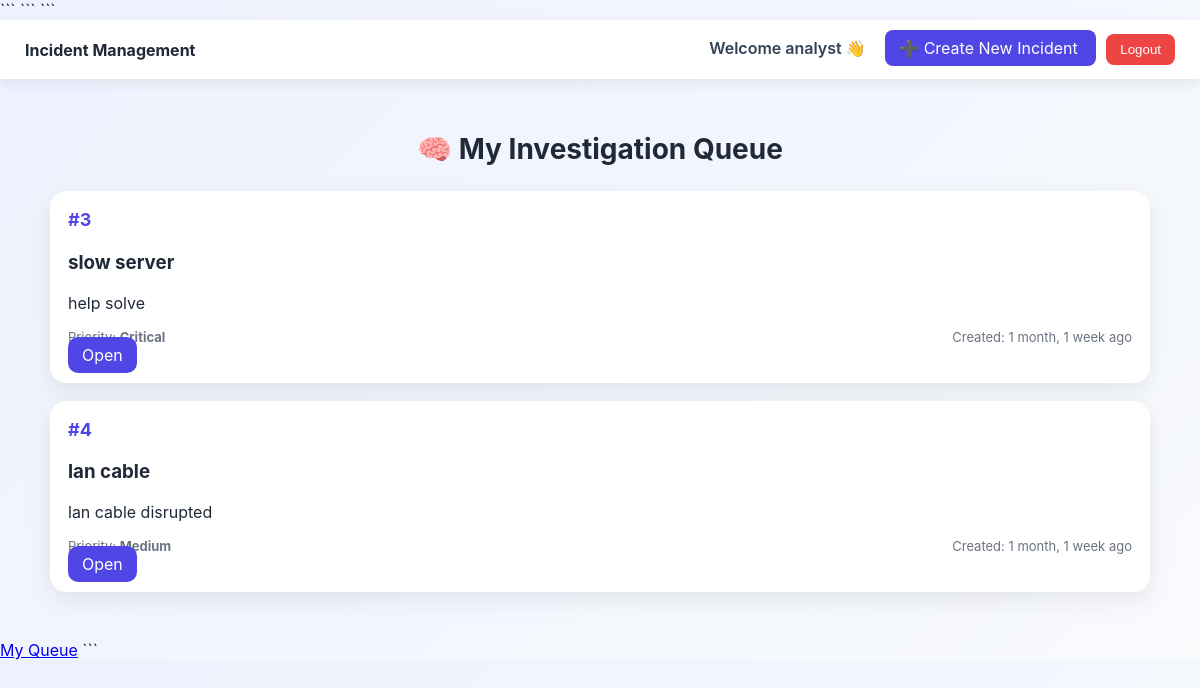
The app's page /incidents/my-queue/ (signed in) with its own data.
### accounts/models.py (models this page shows, shortened)
class CustomUser(AbstractUser):
    ROLE_CHOICES = (
        ('user', 'User'),
        ('analyst', 'Analyst'),
        ('admin', 'Admin'),
    )
    role = models.CharField(max_length=20, choices=ROLE_CHOICES, default='user')

### incidents/models.py (models this page shows, shortened)
class Incident(models.Model):
    STATUS_CHOICES = [
        ('Open', 'Open'),
        ('Assigned', 'Assigned'),
        ('In Progress', 'In Progress'),
        ('Resolved', 'Resolved'),
        ('Closed', 'Closed'),
    ]
    PRIORITY_CHOICES = [
        ('Low', 'Low'),
        ('Medium', 'Medium'),
        ('High', 'High'),
        ('Critical', 'Critical'),
    ]
    title = models.CharField(max_length=255)
    description = models.TextField()
    priority = models.CharField(
        max_length=20,
        choices=PRIORITY_CHOICES
    )
    status = models.CharField(
        max_length=20,
        choices=STATUS_CHOICES,
        default='Open'
    )
    created_by = models.ForeignKey(
        settings.AUTH_USER_MODEL,
        on_delete=models.CASCADE,
        related_name="created_incidents"
    )
    assigned_to = models.ForeignKey(
        settings.AUTH_USER_MODEL,
        on_delete=models.SET_NULL,
        null=True,
        blank=True,
        related_name="assigned_incidents"
    )
    created_at = models.DateTimeField(auto_now_add=True)
    is_escalated = models.BooleanField(default=False)

### incidents/views.py (the view)
# urls.py: path("my-queue/", views.analyst_queue, name="analyst_queue"),
@login_required
def analyst_queue(request):
    if request.user.role.lower() != "analyst":
        return HttpResponseForbidden("Only analysts allowed.")
    incidents = Incident.objects.filter(
        assigned_to=request.user
    ).order_by("created_at")
    return render(request, "incidents/analyst_queue.html", {
        "incidents": incidents
    })

### templates/incidents/analyst_queue.html (shortened to what this page needs)
{% extends "base.html" %}
{% block content %}
<div class="queue-container">
    <h2 class="queue-title">🧠 My Investigation Queue</h2>
    {% for incident in incidents %}
    <div class="ticket">
        <div class="ticket-top">
            <span class="ticket-id">#{{ incident.id }}</span>
            <span class="ticket-status {{ incident.status|lower }}">
            </span>
        </div>
        <h3>{{ incident.title }}</h3>
        <p>{{ incident.description|truncatewords:18 }}</p>
        <div class="ticket-meta">
            <span>Priority: <b>{{ incident.priority }}</b></span>
            <span>Created: {{ incident.created_at|timesince }} ago</span>
        </div>
        <div class="ticket-actions">
            <a href="{% url 'incidents:incident_detail' incident.id %}" class="btn view">Open</a>
        </div>
    </div>
    {% empty %}
        <p class="empty">No assigned incidents 🎉</p>
    {% endfor %}
</div>
{% endblock %}

### templates/base.html (shortened to what this page needs)
<!DOCTYPE html>
<html>
<head>
    {% load static %}
    <link rel="stylesheet" href="{% static 'css/style.css' %}">
{% load static %}
<link rel="stylesheet" href="{% static 'css/style.css' %}">
```
</head>
<body>
```
<div class="topbar">
    <div class="topbar-left">
        <strong>Incident Management</strong>
    </div>
    <div class="topbar-right">
        {% if request.user.is_authenticated %}
            <span class="welcome">Welcome {{ request.user.username }} 👋</span>
            <a href="{% url 'incidents:create_incident' %}" class="create-btn">
                ➕ Create New Incident
            </a>
            <form action="{% url 'logout' %}" method="POST" style="display:inline;">
                <button type="submit" class="logout-btn">Logout</button>
            </form>
        {% endif %}
    </div>
</div>
{% block content %}{% endblock %}
{% if user.role == "analyst" %}
<a href="{% url 'incidents:analyst_queue' %}">My Queue</a>
{% endif %}
```
</body>
</html>

### static/css/style.css (style rules this page uses)
:root { --primary: #4f46e5; --primary-hover: #4338ca; --danger: #ef4444; --success: #10b981; --warning: #f59e0b; --info: #3b82f6; --text-dark: #1f2937; --text-light: #6b7280; --bg-gradient: linear-gradient(135deg, #eef2ff, #f8fafc); }
body { margin: 0; padding: 0; font-family: "Inter", "Segoe UI", Arial, sans-serif; background: var(--bg-gradient); color: var(--text-dark); }
.topbar { display: flex; justify-content: space-between; align-items: center; padding: 14px 25px; background: white; box-shadow: 0 4px 12px rgba(0,0,0,.08); }
.welcome { font-weight: 600; color: #334155; margin-right: 15px; }
.create-btn { background: var(--primary); color: white; padding: 8px 14px; border-radius: 8px; text-decoration: none; margin-right: 10px; transition: 0.2s ease; }
.logout-btn { background: var(--danger); color: white; border: none; padding: 8px 14px; border-radius: 8px; cursor: pointer; transition: 0.2s ease; }
.ticket-id { font-weight:700; font-size:18px; color:#4f46e5; }

### templates/incidents/analyst_queue.html (style rules this page uses)
.queue-container { max-width:1100px;margin:auto;padding:30px; }
.queue-title { text-align:center;font-size:28px;font-weight:700;margin-bottom:25px; }
.ticket { background:white;border-radius:16px;padding:18px;margin-bottom:18px; box-shadow:0 8px 25px rgba(0,0,0,.08); transition:.25s; }
.ticket-top { display:flex;justify-content:space-between;margin-bottom:8px; }
.ticket-status { padding:4px 10px;border-radius:999px;font-size:12px;color:white; }
.ticket-meta { display:flex;justify-content:space-between;color:#6b7280;font-size:13px;margin-top:10px; }
.btn.view { background:#4f46e5;color:white;padding:8px 14px;border-radius:10px;text-decoration:none; }

### records on screen
CustomUser: user.username "analyst"
Incident: id "3", title "slow server", description "help solve", priority "Critical", created_at "1 month, 1 week"
Incident: id "4", title "lan cable", description "lan cable disrupted", priority "Medium", created_at "1 month, 1 week"
